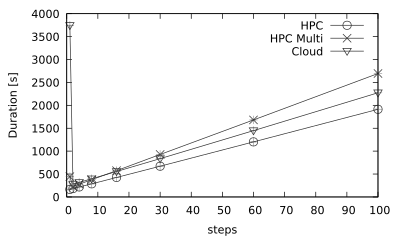

Reproduce this figure in gnuplot.
#set term png size 800,400
#set output 'by-step-duration.png'

set terminal pdf size 4,2.4
set output 'by-step-duration.pdf'

#x axis formatting
set xlabel 'steps'

#y axis formatting
set ylabel 'Duration [s]'

# styles
set style line 1 \
    linecolor rgb '#303030' \
    linetype 1 linewidth 1.0 \
    pointtype 6 pointsize 1.0
set style line 2 \
    linecolor rgb '#303030' \
    linetype 1 linewidth 1.0 \
    pointtype 25 pointsize 1.0
set style line 3 \
    linecolor rgb '#A0A0A0' \
    linetype 1 linewidth 1
set style line 4 \
    linecolor rgb '#303030' \
    linetype 1 linewidth 1.0 \
    pointtype 17 pointsize 1.0     

set autoscale

plot \
    "by-step-duration-hpc.csv" using 1:2:3 with errorbars ls 3 notitle, "" using 1:2 with linespoints ls 1 title 'HPC', \
    "by-step-duration-hpcmulti.csv" using 1:2:3 with errorbars ls 3 notitle, "" using 1:2 with linespoints ls 4 title 'HPC Multi', \
    "by-step-duration-uninet.csv" using 1:2:3 with errorbars ls 3 notitle, "" using 1:2 with linespoints ls 2 title 'Cloud'
